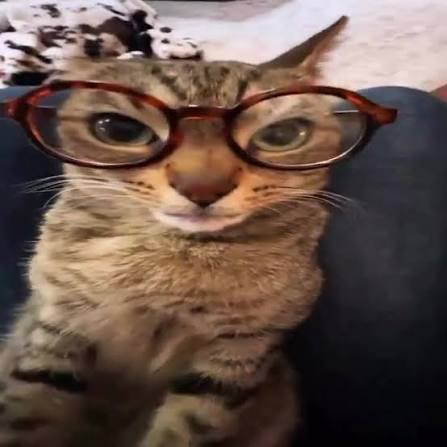
#> input picture clase9-practico/fotos/dehecho.jpg, 447 x 447 px; its folder holds 4 pictures in this run
$ python contacto.py
#> lines starting #> are read from the running program, lines starting #| are printed output that depends on the picture
# Ejercicio 9.3 - Hoja de contactos
import cv2, os
import numpy as np

os.chdir(os.path.dirname(os.path.abspath(__file__)))

COLUMNAS = 3
LADO = 200   # cada foto queda de 200 x 200


def recorte_cuadrado(img):
    """Recorta el cuadrado del centro de la imagen."""
    alto, ancho = img.shape[:2]
    lado = min(alto, ancho)      # el cuadrado más grande que entra
    y0 = (alto - lado) // 2      # lo que sobra se reparte a ambos lados
    x0 = (ancho - lado) // 2
    return img[y0:y0 + lado, x0:x0 + lado]


# 1. Cargar todas las imágenes que se puedan abrir
fotos = []
for nombre in sorted(os.listdir("fotos")):
    if not nombre.lower().endswith((".jpg", ".jpeg", ".png")):
        continue
    img = cv2.imread(os.path.join("fotos", nombre))
#> img is the input picture: shape (447, 447, 3); mean B, G, R 74.9, 83.8, 103.5
    if img is None:
        print(f"{nombre}: no se pudo abrir, la salteo")
        continue
    # 2. Primero se recorta al cuadrado y DESPUÉS se achica: así no se deforma
    cuadrada = recorte_cuadrado(img)
    fotos.append(cv2.resize(cuadrada, (LADO, LADO), interpolation=cv2.INTER_AREA))
#> pass 2 of the loop `for nombre in sorted(os.listdir("fotos")):`:
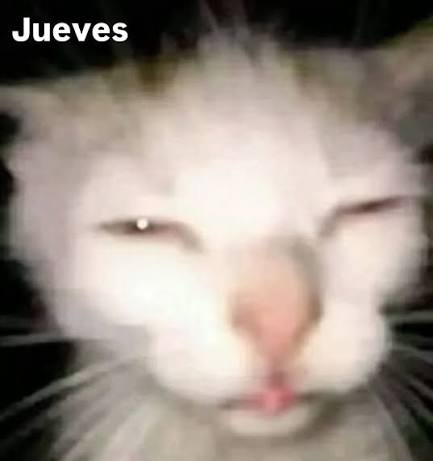
#> input picture clase9-practico/fotos/dormido.jpg, 433 x 461 px
#> img is the input picture: shape (461, 433, 3); mean B, G, R 131.9, 140.9, 152
#> in recorte_cuadrado (call 2), `return img[y0:y0 + lado, x0:x0 + lado]`:
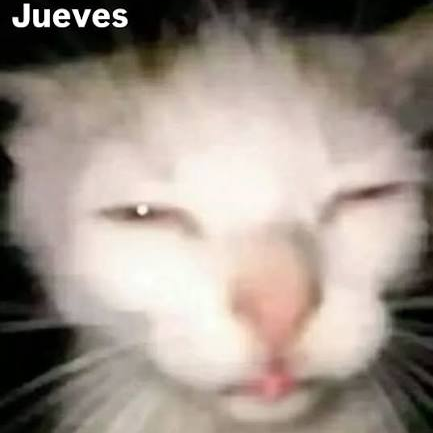
#> returned value: shape (433, 433, 3); mean of channels 0, 1, 2 136.5, 145.7, 157.3; drawn as B, G, R

# 3. Filas necesarias, redondeando para arriba: 4 fotos -> 2 filas
filas = (len(fotos) + COLUMNAS - 1) // COLUMNAS

# 4. Hoja blanca: donde sobra lugar queda blanco (255 = todo de todo)
hoja = np.full((filas * LADO, COLUMNAS * LADO, 3), 255, dtype=np.uint8)
#> hoja: shape (400, 600, 3); every value is 255

for i, foto in enumerate(fotos):
    fila = i // COLUMNAS    # división entera: cada 3 fotos, baja una fila
    col = i % COLUMNAS      # resto: 0, 1, 2, 0, 1, 2...
    y = fila * LADO
    x = col * LADO
    hoja[y:y + LADO, x:x + LADO] = foto
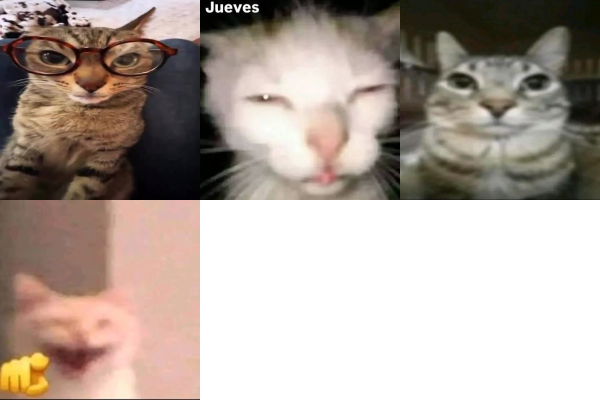
#> hoja: shape (400, 600, 3); mean of channels 0, 1, 2 155.6, 164, 176.6; drawn as B, G, R

# 5. Guardar
cv2.imwrite("contacto.png", hoja)
print(f"Hoja de contactos: {len(fotos)} fotos en {filas} filas")
